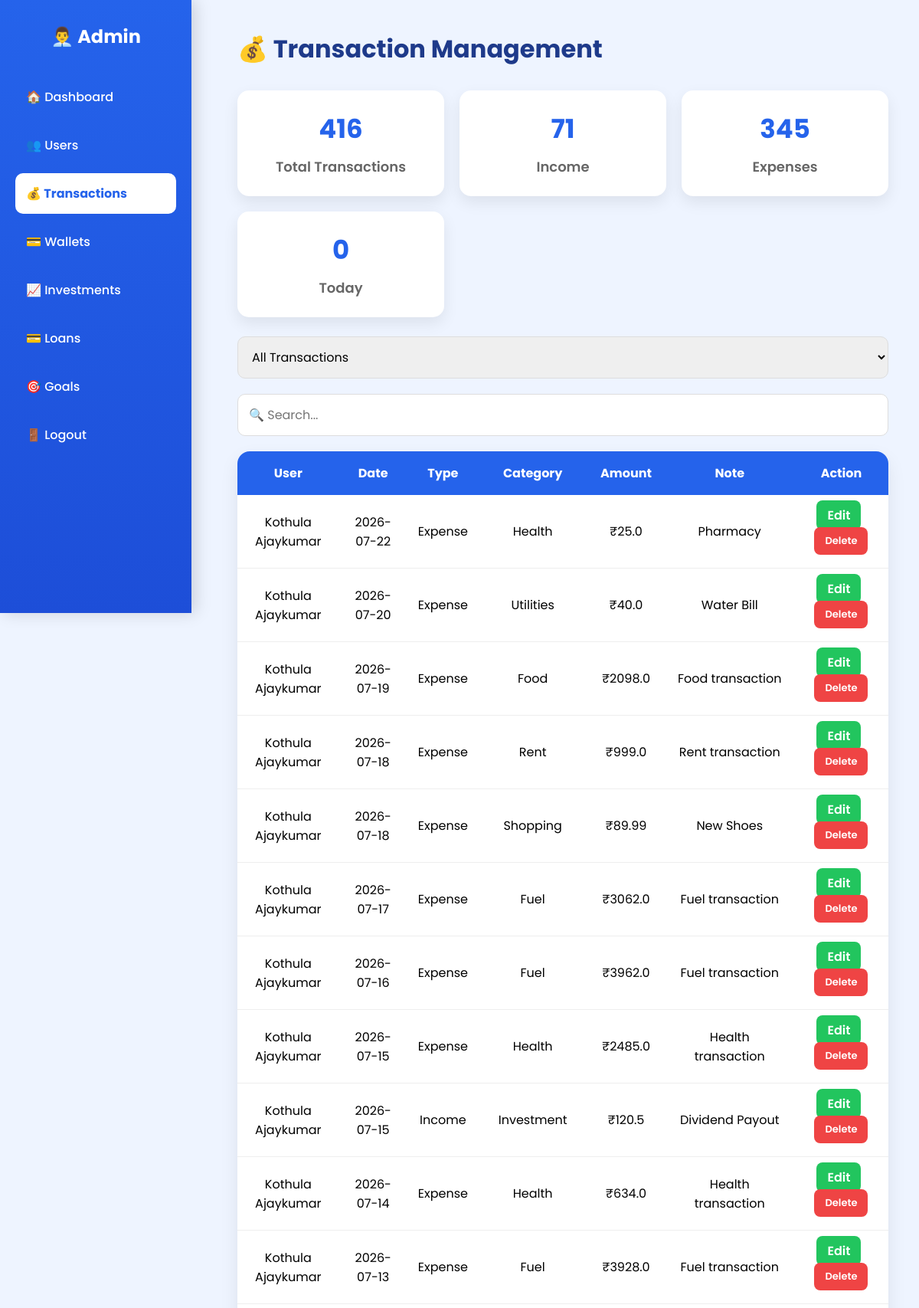
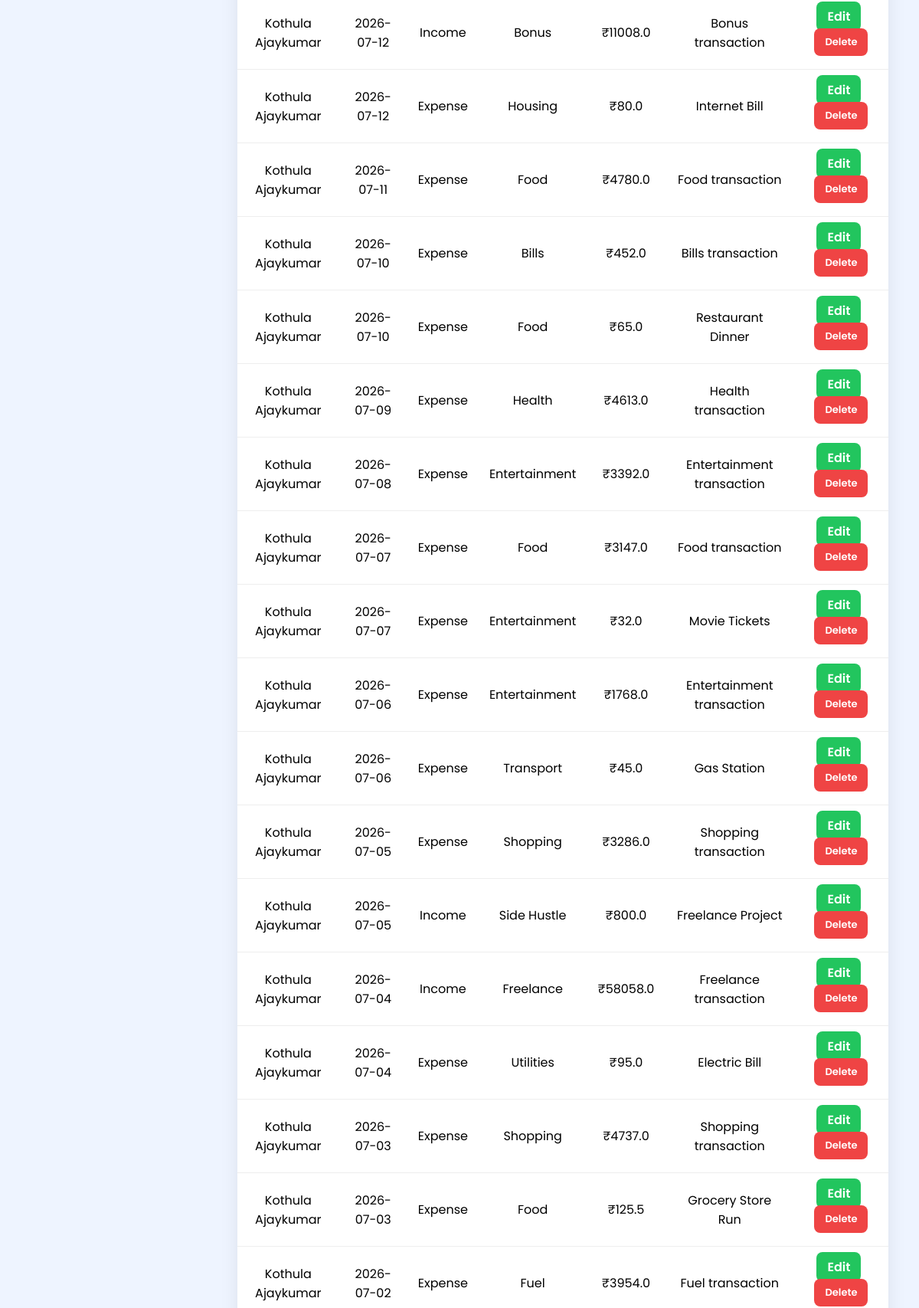
The page /admin/transactions (signed in, upper part) on the database its author committed (2 pictures, top to bottom).
### models/transaction.py (models this page shows)
class Transaction(db.Model):
    __tablename__ = "transactions"
    id = db.Column(db.Integer, primary_key=True)
    user_id = db.Column(db.Integer, nullable=False)
    type = db.Column(db.String(20), nullable=False)
    category = db.Column(db.String(100), nullable=False)
    amount = db.Column(db.Float, nullable=False)
    note = db.Column(db.String(255))
    recurring = db.Column(db.Boolean, default=False)
    frequency = db.Column(db.String(20))
    next_due = db.Column(db.Date)
    receipt = db.Column(db.String(255))
    date = db.Column(db.Date, nullable=False)
    wallet_id = db.Column(
    db.Integer,
    db.ForeignKey("wallets.id"),
    nullable=True
    )

### models/user.py (models this page shows)
class User(db.Model):
    __tablename__ = "users"
    id = db.Column(db.Integer, primary_key=True)
    full_name = db.Column(db.String(100), nullable=False)
    email = db.Column(db.String(120), unique=True, nullable=False)
    password = db.Column(db.String(255), nullable=False)
    created_at = db.Column(db.DateTime, server_default=db.func.now())
    is_admin = db.Column(db.Boolean, default=False)
    is_blocked = db.Column(db.Boolean, default=False)

### app.py (the view)
@app.route("/admin/transactions")
def admin_transactions():
    income_count = Transaction.query.filter_by(type="Income").count()
    expense_count = Transaction.query.filter_by(type="Expense").count()
    total_count = Transaction.query.count()
    today_count = Transaction.query.filter_by(
         date=date.today()
    ).count()
    if "user_id" not in session:
        return redirect(url_for("login"))
    if not session.get("is_admin"):
        return "Unauthorized"
    transactions = (
        db.session.query(Transaction, User)
        .join(User, Transaction.user_id == User.id)
        .order_by(Transaction.date.desc())
        .all()
    )
    return render_template(
        "admin_transactions.html",
        transactions=transactions,
        total_count=total_count,
        income_count=income_count,
        expense_count=expense_count,
        today_count=today_count
    )

### templates/admin_transactions.html (shortened to what this page needs)
<!DOCTYPE html>
<html lang="en">
<head>
    <link rel="stylesheet" href="{{ url_for('static', filename='css/admin.css') }}">
</head>
<body>
<div class="sidebar">
    <h2>👨‍💼 Admin</h2>
    <a href="{{ url_for('admin') }}">🏠 Dashboard</a>
    <a href="{{ url_for('admin_users') }}">👥 Users</a>
    <a class="active" href="{{ url_for('admin_transactions') }}">
        💰 Transactions
    </a>
    <a href="{{ url_for('admin_wallets') }}">💳 Wallets</a>
    <a href="{{ url_for('admin_investments') }}">📈 Investments</a>
<a href="{{ url_for('admin_loans') }}">💳 Loans</a>
<a href="{{ url_for('admin_goals') }}">🎯 Goals</a>
    <a href="{{ url_for('logout') }}">
        🚪 Logout
    </a>
</div>
<div class="main">
<h1>💰 Transaction Management</h1>
<div class="cards">
    <div class="card">
        <h2>{{ total_count }}</h2>
        <p>Total Transactions</p>
    </div>
    <div class="card">
        <h2>{{ income_count }}</h2>
        <p>Income</p>
    </div>
    <div class="card">
        <h2>{{ expense_count }}</h2>
        <p>Expenses</p>
    </div>
    <div class="card">
        <h2>{{ today_count }}</h2>
        <p>Today</p>
    </div>
</div>
<select id="typeFilter" class="search-box">
    <option value="">All Transactions</option>
</select>
<input
type="text"
id="searchTransaction"
placeholder="🔍 Search..."
class="search-box">
<table id="transactionTable">
<thead>
<tr>
    <th>User</th>
    <th>Date</th>
    <th>Type</th>
    <th>Category</th>
    <th>Amount</th>
    <th>Note</th>
    <th>Action</th>
</tr>
</thead>
<tbody>
{% for transaction, user in transactions %}
<tr>
<td>{{ user.full_name }}</td>
<td>{{ transaction.date }}</td>
<td>{{ transaction.type }}</td>
<td>{{ transaction.category }}</td>
<td>₹{{ transaction.amount }}</td>
<td>{{ transaction.note }}</td>
<td>
<a href="{{ url_for('admin_edit_transaction', id=transaction.id) }}" class="unblock-btn">
  Edit
</a>
<a href="{{ url_for('admin_delete_transaction', id=transaction.id) }}"
class="delete-btn"
onclick="return confirm('Delete this transaction?')">
  Delete
</a>
</td>
</tr>
{% endfor %}
</tbody>
</table>
</div>
</body>
</html>

### static/css/admin.css (style rules this page uses)
* { margin:0; padding:0; box-sizing:border-box; font-family:Poppins,sans-serif; }
body { display:flex; background:#eef4ff; }
.sidebar { width:250px; height:100vh; background:linear-gradient(180deg,#2563EB,#1D4ED8); padding:30px 20px; position:fixed; left:0; top:0; box-shadow:5px 0 20px rgba(0,0,0,.15); animation:slideIn .6s; }
.sidebar h2 { color:#fff; text-align:center; margin-bottom:35px; }
.sidebar a { display:block; color:#fff; text-decoration:none; padding:14px; margin-bottom:10px; border-radius:10px; transition:.3s; font-weight:500; }
.main { margin-left:270px; padding:40px; width:100%; }
.main h1 { color:#1E3A8A; margin-bottom:30px; }
.cards { display:grid; grid-template-columns:repeat(auto-fit,minmax(220px,1fr)); gap:25px; }
.card { background:#fff; padding:30px; border-radius:18px; text-align:center; box-shadow:0 8px 25px rgba(0,0,0,.08); transition:.35s; animation:fadeUp .7s; }
.card h2 { font-size:38px; color:#2563EB; margin-bottom:10px; }
.card p { font-size:18px; color:#666; font-weight:600; }
table { width:100%; border-collapse:collapse; background:white; border-radius:12px; overflow:hidden; box-shadow:0 8px 20px rgba(0,0,0,.08); }
th { background:#2563EB; color:white; padding:15px; }
td { padding:14px; text-align:center; border-bottom:1px solid #eee; }
td a { background:#EF4444; color:white; padding:8px 14px; border-radius:8px; text-decoration:none; font-weight:600; }
.unblock-btn { background:#22c55e; color:white; padding:8px 14px; border-radius:8px; text-decoration:none; font-weight:600; margin-right:8px; }
.search-box { width:100%; padding:14px; border-radius:12px; border:1px solid #ddd; margin-bottom:25px; font-size:16px; outline:none; }
table { width:100%; background:white; border-collapse:collapse; border-radius:16px; overflow:hidden; box-shadow:0 10px 25px rgba(0,0,0,.08); }
th { background:#2563EB; color:white; padding:16px; }
.unblock-btn { background:#22C55E; color:white; padding:8px 14px; border-radius:8px; text-decoration:none; margin-right:6px; font-weight:600; }
.delete-btn { background:#EF4444; color:white; padding:8px 14px; border-radius:8px; text-decoration:none; font-weight:600; }
.sidebar a.active { background:white; color:#2563EB; font-weight:700; }
.search-box { width:100%; padding:14px; margin-bottom:20px; border-radius:10px; border:1px solid #ddd; font-size:16px; }
.cards { display:grid; grid-template-columns:repeat(auto-fit,minmax(220px,1fr)); gap:20px; margin-bottom:25px; }
.card { background:white; padding:25px; border-radius:15px; text-align:center; box-shadow:0 8px 20px rgba(0,0,0,.08); transition:.3s; }
.card h2 { color:#2563EB; font-size:34px; margin-bottom:10px; }
.card p { font-weight:600; color:#666; }
.view-btn, .edit-btn, .delete-btn, .history-btn, .block-btn { display:inline-block; padding:8px 14px; border-radius:8px; text-decoration:none; color:white; font-size:13px; font-weight:600; margin:3px; }
.delete-btn { background:#ef4444; }

### rows shown on the page
Transaction: full_name "Kothula Ajaykumar"
Transaction: full_name "Kothula Ajaykumar"
Transaction: full_name "Kothula Ajaykumar"
Transaction: full_name "Kothula Ajaykumar"
Transaction: full_name "Kothula Ajaykumar"
Transaction: full_name "Kothula Ajaykumar"
Transaction: full_name "Kothula Ajaykumar"
Transaction: full_name "Kothula Ajaykumar"
Transaction: full_name "Kothula Ajaykumar"
Transaction: full_name "Kothula Ajaykumar"
Transaction: full_name "Kothula Ajaykumar"
Transaction: full_name "Kothula Ajaykumar"
Transaction: full_name "Kothula Ajaykumar"
Transaction: full_name "Kothula Ajaykumar"
Transaction: full_name "Kothula Ajaykumar"
Transaction: full_name "Kothula Ajaykumar"
Transaction: full_name "Kothula Ajaykumar"
Transaction: full_name "Kothula Ajaykumar"
Transaction: full_name "Kothula Ajaykumar"
Transaction: full_name "Kothula Ajaykumar"
Transaction: full_name "Kothula Ajaykumar"
Transaction: full_name "Kothula Ajaykumar"
Transaction: full_name "Kothula Ajaykumar"
Transaction: full_name "Kothula Ajaykumar"
Transaction: full_name "Kothula Ajaykumar"
Transaction: full_name "Kothula Ajaykumar"
Transaction: full_name "Kothula Ajaykumar"
Transaction: full_name "Kothula Ajaykumar"
Transaction: full_name "Kothula Ajaykumar"

### other values the page prints
{{ total_count }} "416"
{{ income_count }} "71"
{{ expense_count }} "345"
{{ today_count }} "0"
